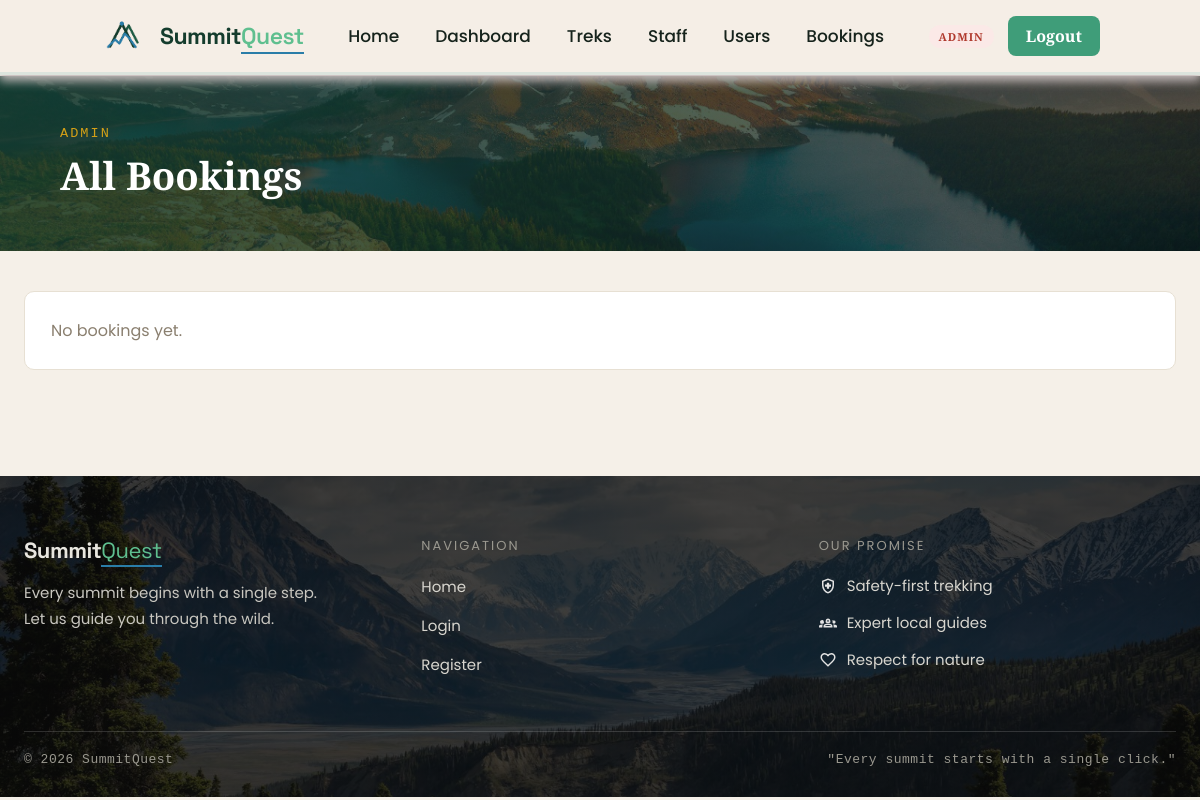
/admin/bookings (signed in), run on an earlier commit of the app's database.
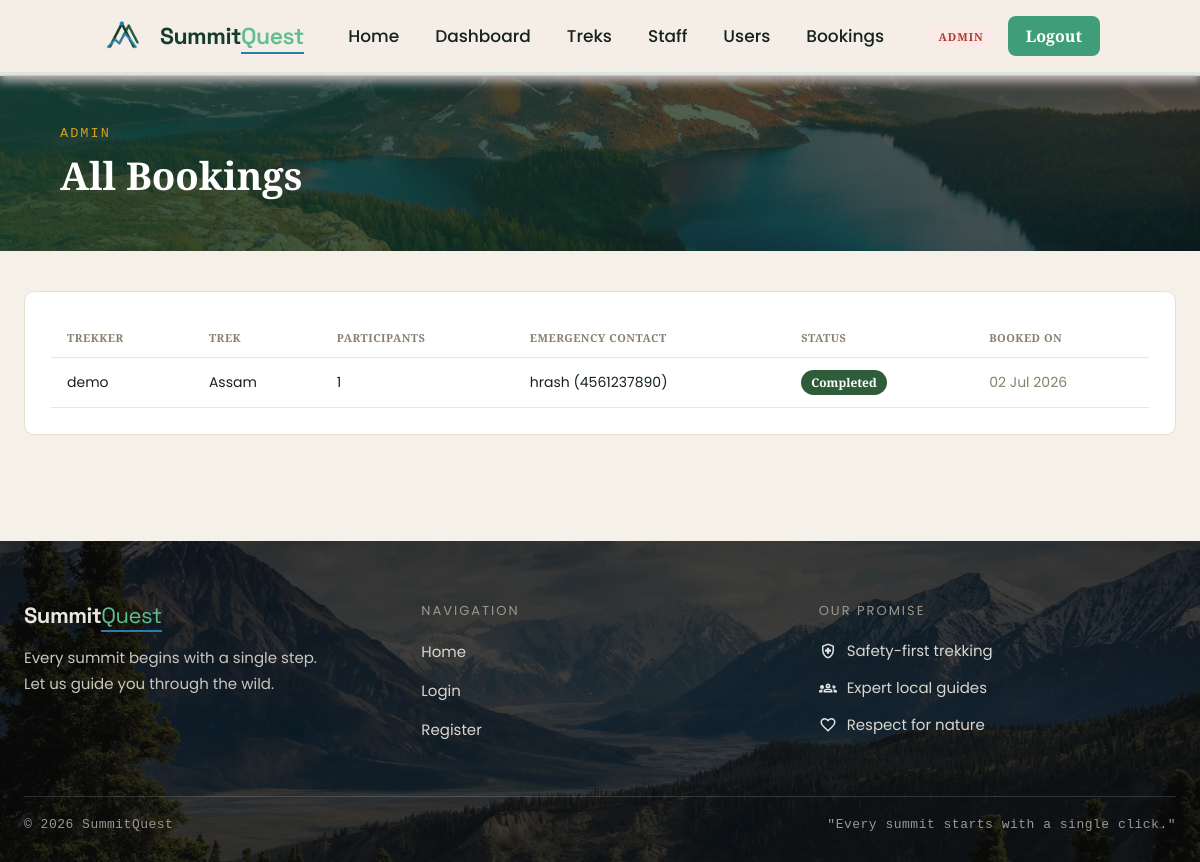
And on a later commit of the database.
### app/models.py (models this page shows, shortened)
class Bookings(db.Model):
    __tablename__ = "booking"
    id = db.Column(db.Integer, primary_key = True)
    user_id = db.Column(db.Integer, db.ForeignKey("user.id"), nullable = False, index= True)
    trek_id = db.Column(db.Integer, db.ForeignKey("trek.id"), nullable = False, index= True)
    booked_at = db.Column(db.DateTime , default = datetime.utcnow)
    status = db.Column(db.String(20), nullable=False, default="booked", index=True)
    participants = db.Column(db.Integer, nullable=False, default=1)
    emergency_contact = db.Column(db.String(120), nullable=True)
    emergency_phone = db.Column(db.String(20), nullable=True)
    notes = db.Column(db.Text)

class User(db.Model):
    __tablename__ = "user"
    id = db.Column(db.Integer,primary_key= True)
    full_name = db.Column(db.String(256), nullable = False)
    name = db.Column(db.String(256),nullable= False)
    email = db.Column(db.String(256),nullable= False,unique = True)
    pass_hash = db.Column(db.String(1000),nullable=False)
    contact = db.Column(db.String(13),nullable = True)
    role = db.Column(db.String(50),nullable = False,default = "trekker")
    address = db.Column(db.String(256), nullable=True)
    bio = db.Column(db.Text, nullable=True)
    is_approved = db.Column(db.Boolean, default=True, nullable=False)
    is_blacklisted = db.Column(db.Boolean, default=False, nullable=False)
    created_at =  db.Column(db.DateTime,default=datetime.utcnow)
    bookings = db.relationship(
    "Bookings",
    backref="user",
    cascade="all, delete-orphan")
    assigned_treks = db.relationship(
    "Treks",
    backref="staff_member",
    foreign_keys="Treks.assigned_staff_id")

class Treks(db.Model):
    __tablename__ = "trek"
    id = db.Column(db.Integer, primary_key = True)
    name = db.Column(db.String(256), nullable= False, index = True)
    location = db.Column(db.String(50), nullable= False, index = True)
    difficulty= db.Column(db.String(50), nullable = False, index = True)
    status = db.Column(db.String(50), nullable = False, default = "Pending")
    duration =  db.Column(db.Integer, nullable= False)
    starting_date = db.Column(db.Date, nullable= False)
    ending_date = db.Column(db.Date, nullable= False)
    is_blocked = db.Column(db.String(50),nullable = False,default = False)
    created_at = db.Column(db.DateTime, default=datetime.utcnow, nullable=False)
    capacity = db.Column(db.Integer, default = 10)
    available = db.Column(db.Integer, default = 10)
    description = db.Column(db.Text)
    updated_at = db.Column(db.DateTime, default=datetime.utcnow, onupdate=datetime.utcnow, nullable=False)
    price = db.Column(db.Float, default=0)
    altitude = db.Column(db.String(50), nullable=True)
    image_url = db.Column(db.String(500), nullable=True)
    highlights = db.Column(db.Text, nullable=True)
    requirements = db.Column(db.Text, nullable=True)
    assigned_staff_id = db.Column(db.Integer,db.ForeignKey("user.id"),nullable = True)
    bookings = db.relationship(
    "Bookings",
    backref="trek",
    cascade="all, delete-orphan")

### app/routes.py (the view)
@visit.route("/admin/bookings")
@login_required
@admin_required
def admin_bookings():
    bookings = Bookings.query.order_by(Bookings.booked_at.desc()).all()
    return render_template("admin/bookings.html", bookings=bookings)

### app/utils.py (called while the page is built)
def current_user():
    if 'user_id' not in session:
        return AnonUser()
    return SessionUser(session)

def login_required(f):
    @wraps(f)
    def wrapper(*args, **kwargs):
        if 'user_id' not in session:
            flash('Please log in to continue.', 'info')
            return redirect(url_for('visit.login'))
        return f(*args, **kwargs)
    return wrapper

def admin_required(f):
    @wraps(f)
    def wrapper(*args, **kwargs):
        if session.get('role') != 'admin':
            abort(403)
        return f(*args, **kwargs)
    return wrapper

def status_color(status):
    return {
        'Pending': 'secondary', 'Approved': 'info',
        'Open': 'success', 'Closed': 'warning',
        'Completed': 'primary', 'Booked': 'success',
        'Cancelled': 'danger',
    }.get(status, 'secondary')

def format_date(value):
    if not value:
        return '—'
    return value.strftime('%d %b %Y')

### templates/admin/bookings.html (shortened to what this page needs)
{% extends "base.html" %}
{% import "macros.html" as m %}
{% block extra_css %}
<link rel="stylesheet" href="{{ url_for('static', filename='css/for_dashboard.css') }}">
{% endblock %}
{% block content %}
{{ m.page_header("All Bookings", "Admin") }}
<div class="page-body">
    <div class="sq-card">
        {% if bookings %}
        <div class="table-wrap">
            <table class="data-table">
                <thead>
                    <tr><th>Trekker</th><th>Trek</th><th>Participants</th><th>Emergency Contact</th><th>Status</th><th>Booked On</th></tr>
                </thead>
                <tbody>
                    {% for b in bookings %}
                    <tr>
                        <td>{{ b.user.full_name }}</td>
                        <td>{{ b.trek.name }}</td>
                        <td>{{ b.participants }}</td>
                        <td class="numbers">{{ b.emergency_contact }} ({{ b.emergency_phone }})</td>
                        <td>{{ m.badge(b.status, status_color(b.status)) }}</td>
                        <td class="muted">{{ format_date(b.booked_at) }}</td>
                    </tr>
                    {% endfor %}
                </tbody>
            </table>
        </div>
        {% else %}
        <p class="muted">No bookings yet.</p>
        {% endif %}
    </div>
</div>
{% endblock %}

### templates/macros.html
{% macro page_header(title, subtitle) %}
<div class="page-header">
    <div class="page-header-overlay"></div>
    <div class="page-header-inner">
        {% if subtitle %}<p class="page-header-eyebrow">{{ subtitle }}</p>{% endif %}
        <h1 class="page-header-title">{{ title }}</h1>
    </div>
</div>
{% endmacro %}
{% macro badge(text, kind) %}
<span class="badge badge-{{ kind }}">{{ text }}</span>
{% endmacro %}

What changed in the data, as far as the page shows it:
added Bookings: user.full_name "demo", trek.name "Assam", participants "1", emergency_contact "hrash", emergency_phone "4561237890", status "Completed", booked_at "02 Jul 2026"
Also different on the page:
text no longer shown: "No bookings yet."
text now shown: "TREKKER TREK PARTICIPANTS EMERGENCY CONTACT STATUS BOOKED ON"
